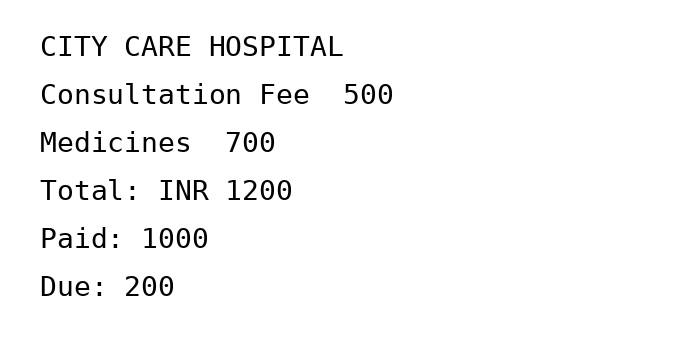
#> input picture samples/bill_clean.jpg, 700 x 348 px; its folder holds only this picture in this run
$ python -i ocr.py   (imports and definitions only)
#> lines starting #> are read from the running program, lines starting #| are printed output that depends on the picture
#> further down, picture is the input picture: PIL image 700x348 RGB; min 0, max 255, mean 247.3
"""Step 1: get text out of the input and pull raw numeric tokens.

- Typed text is used as-is.
- Images go through light preprocessing + Tesseract. Tesseract's per-word
  confidences are averaged to give the step's confidence score.
"""
import io
import re
from dataclasses import dataclass
from typing import List, Optional

import pytesseract
from PIL import Image, ImageChops, ImageFilter, ImageOps

from . import config


@dataclass
class ExtractedText:
    text: str
    confidence: float
    source: str  # "text" or "image"


class OCRError(Exception):
    pass


# ---------- Text acquisition ----------

def from_text(text: str) -> ExtractedText:
    return ExtractedText(text=text.strip(), confidence=config.TEXT_INPUT_CONFIDENCE, source="text")


TARGET_WIDTH = 1600     # Tesseract reads best when text is roughly 30px tall
ADAPTIVE_RADIUS = 15    # neighbourhood size for adaptive thresholding
ADAPTIVE_OFFSET = 25    # how much darker than its surroundings a pixel must be to count as ink


def _upscale(img: Image.Image) -> Image.Image:
    img = ImageOps.exif_transpose(img).convert("L")
    if img.width < TARGET_WIDTH:
        scale = TARGET_WIDTH / img.width
#> scale = 2.29
        img = img.resize((int(img.width * scale), int(img.height * scale)), Image.LANCZOS)
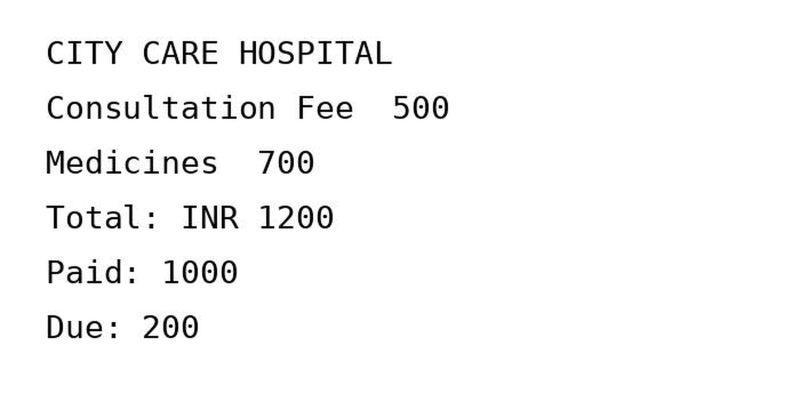
#> img: PIL image 1600x795 L (shown at 1/2 size); min 0, max 255, mean 247.3
    return ImageOps.autocontrast(img)


def _preprocess_simple(img: Image.Image) -> Image.Image:
    """Grayscale + median filter. Best for clean scans and speckle noise."""
    return img.filter(ImageFilter.MedianFilter(size=3))


# [7 lines left out: function _preprocess_adaptive, not called in this run]


# (preprocessing, tesseract page-segmentation mode). psm 4 = single column of
# variable-size text (bills with columns), psm 6 = one uniform block (receipts).
OCR_CANDIDATES = [
    (_preprocess_simple, 6),
    (_preprocess_adaptive, 4),
    (_preprocess_adaptive, 6),
]


def _run_tesseract(img: Image.Image, psm: int) -> dict:
    return pytesseract.image_to_data(img, config=f"--psm {psm}", output_type=pytesseract.Output.DICT)


# [37 lines left out: function from_image, not called in this run]


# ---------- Token extraction ----------

# Characters Tesseract commonly confuses with digits
OCR_DIGIT_LOOKALIKES = "OoIlS|"

# A numeric-looking token: must contain at least one real digit, may contain
# lookalike chars (l200, 1O00), thousands separators, decimals, and a trailing %.
# Must not be glued to letters on either side (so "T0tal" is NOT a token).
TOKEN_RE = re.compile(
    rf"(?<![A-Za-z0-9])"
    rf"[\d{OCR_DIGIT_LOOKALIKES}]*\d[\d{OCR_DIGIT_LOOKALIKES},.]*%?"
    rf"(?![A-Za-z0-9])"
)

# Currency symbols only count when they sit right next to a number ("$100",
# "Rs 100"). A stray symbol in a smudged stamp or footer is ignored.
CURRENCY_PATTERNS = [
    ("INR", re.compile(r"\b(INR|Rupees?)\b|\bRs\.?\s?[\dlIO]|₹\s?[\dlIO]", re.I)),
    ("USD", re.compile(r"\b(USD|dollars?)\b|\$\s?\d", re.I)),
    ("EUR", re.compile(r"\bEUR\b|€\s?\d", re.I)),
    ("GBP", re.compile(r"\bGBP\b|£\s?\d", re.I)),
]


@dataclass
class RawToken:
    token: str
    start: int
    end: int


# Things that look numeric but are never amounts. They are blanked out (same
# length, so character offsets stay valid) before token search.
NON_AMOUNT_PATTERNS = [
    re.compile(r"\b\d{1,4}[/-]\d{1,2}[/-]\d{1,4}\b"),        # dates 12/09/2025
    re.compile(r"\b\d{1,2}:\d{2}(:\d{2})?\s*(am|pm)?\b", re.I),  # times 10:30
    re.compile(r"(?<!\d)(\+91[\s-]?)?[6-9]\d{9}(?!\d)"),          # IN phone numbers
]


# [4 lines left out: function mask_non_amounts, not called in this run]


# "$,500.00" is never a real dollar amount: a "$" directly before a thousands
# comma is OCR misreading a 5 ("5,500.00"). Same length, so offsets stay valid.
DOLLAR_AS_FIVE = re.compile(r"\$(?=,\d{3})")


# [15 lines left out: functions find_tokens, detect_currency, not called in this run]

>>> from PIL import Image
>>> picture = Image.open('../samples/bill_clean.jpg')
>>> result = _upscale(picture)

$ run again, on samples/no_amounts.jpg
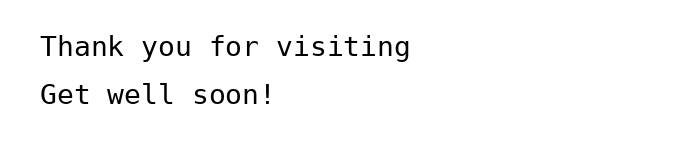
#> input picture samples/no_amounts.jpg, 700 x 156 px
#> picture is the input picture: PIL image 700x156 RGB; min 0, max 255, mean 248.7
#> in _upscale, `img = img.resize((int(img.width * scale), int(img.height * scale)), Im..`:
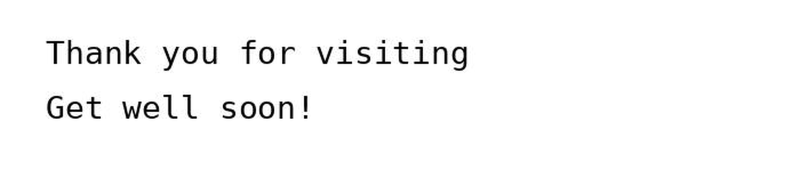
#> img: PIL image 1600x356 L (shown at 1/2 size); min 0, max 255, mean 248.7
